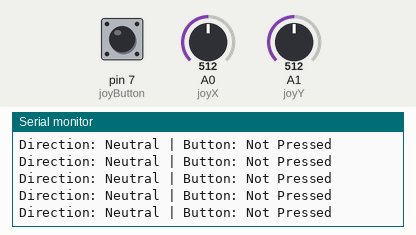
Bench run of a sketch on a simulated Arduino Uno, built with avr-gcc and run on an emulated ATmega328P. Shown: the last lines printed to the serial monitor. The inputs (shaded band) are chosen by the test bench; at power-on: A0 (joyX) = 512, A1 (joyY) = 512, pin 7 (joyButton) HIGH.

Above: at 1.2 s.
1.3 s: A0 (joyX) set to 599
2.8 s: A0 (joyX) set to 623
At 2.82 s:
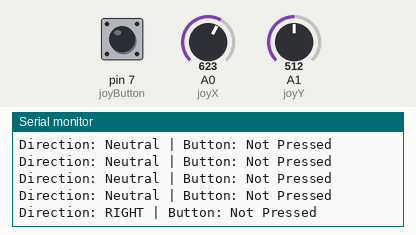
4.7 s: A1 (joyY) set to 595
At 4.73 s:
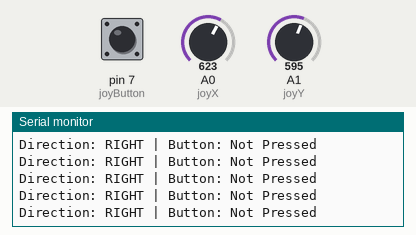
6.2 s: A1 (joyY) set to 627
At 6.24 s:
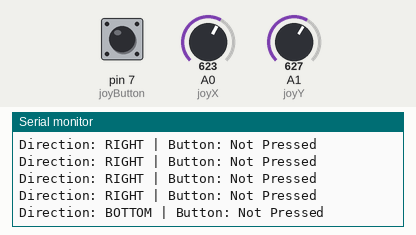

The sketch:

joystick_code.ino
```cpp
// Pin joystick
const int joyX = A0; // Pin untuk sumbu X
const int joyY = A1; // Pin untuk sumbu Y
const int joyButton = 7; // Pin untuk tombol joystick

// Batas untuk menentukan arah
const int threshold = 100; // Toleransi untuk nilai netral
const int centerValue = 512; // Nilai tengah sumbu X dan Y (sekitar 512)

void setup() {
  // Inisialisasi komunikasi serial
  Serial.begin(9600);

  // Set pin tombol sebagai input
  pinMode(joyButton, INPUT_PULLUP);
}

void loop() {
  // Baca nilai sumbu X dan Y
  int xValue = analogRead(joyX);
  int yValue = analogRead(joyY);

  // Baca status tombol
  int buttonState = digitalRead(joyButton);

  // Variabel untuk menyimpan arah
  String direction = "Neutral";

  // Deteksi arah pada sumbu X
  if (xValue < centerValue - threshold) {
    direction = "LEFT";
  } else if (xValue > centerValue + threshold) {
    direction = "RIGHT";
  }

  // Deteksi arah pada sumbu Y
  if (yValue < centerValue - threshold) {
    direction = "TOP";
  } else if (yValue > centerValue + threshold) {
    direction = "BOTTOM";
  }

  // Cetak hasil deteksi arah dan status tombol
  Serial.print("Direction: ");
  Serial.print(direction);
  Serial.print(" | Button: ");
  Serial.println(buttonState == LOW ? "Pressed" : "Not Pressed");

  // Delay untuk mengurangi pembacaan (opsional)
  delay(100);
}
```

Measured:
- the behaviour switches between 612 and 613 on A0 (joyX) (found by bisection; images 0 and 1)
- the behaviour switches between 612 and 613 on A1 (joyY) (found by bisection; images 2 and 3)
- after the input at 2.8 s, the serial monitor: prints a new line at once (image 1)
- after the input at 6.2 s, the serial monitor: prints a new line at once (image 3)
